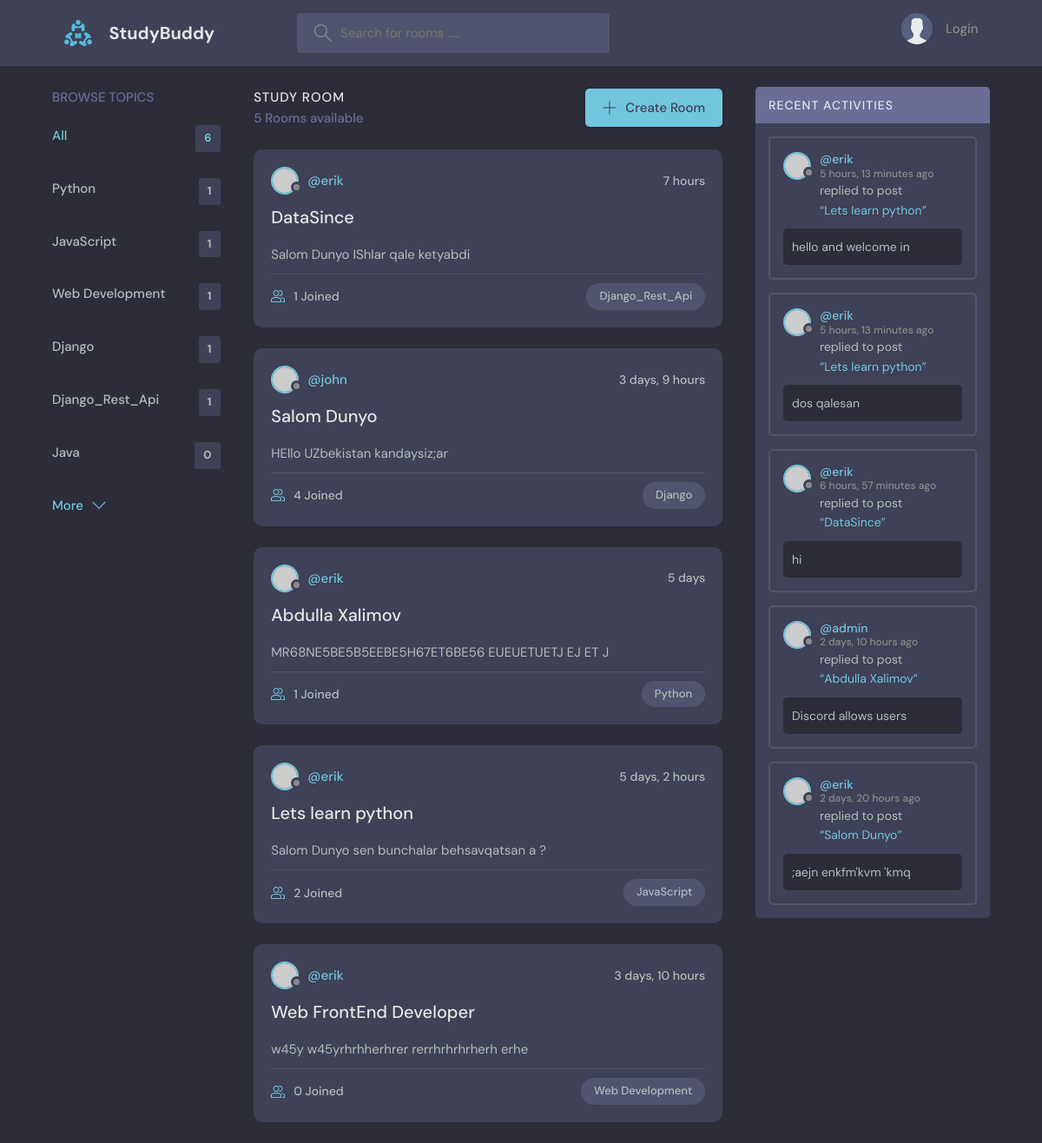
The page / on the database its author committed.
### base/models.py (models this page shows)
class Topic(models.Model):
    name = models.CharField(max_length=200)
    def __str__(self) -> str:
        return self.name

class Room(models.Model):
    host = models.ForeignKey(User, on_delete=models.SET_NULL, null=True)
    topic = models.ForeignKey(Topic, on_delete=models.SET_NULL, null=True)
    participants = models.ManyToManyField(User, related_name='participants', blank=True)
    name = models.CharField(max_length=200)
    description = models.TextField()
    updated = models.DateTimeField(auto_now=True)
    created = models.DateTimeField(auto_now_add=True)
    class Meta:
        ordering = ['-updated', '-created']
    def __str__(self) -> str:
        return self.name

class Message(models.Model):
    user = models.ForeignKey(User, on_delete=models.CASCADE)
    room = models.ForeignKey(Room, on_delete=models.CASCADE)
    body = models.TextField()
    updated = models.DateTimeField(auto_now=True)
    date = models.DateTimeField(auto_now_add=True)
    class Meta:
        ordering = ['-updated', '-date']
    def __str__(self):
        return self.body[0:20]

### base/views.py (the view)
# urls.py: path('', views.home, name='home'),
def home(request):
    q = request.GET.get('q') if request.GET.get('q') != None else ''
    rooms = Room.objects.filter(
        Q(topic__name__icontains=q) |
        Q(name__icontains=q) |
        Q(description__icontains=q)
    )
    topic = Topic.objects.all()
    room_count = rooms.count()
    room_messages = Message.objects.filter(Q(room__topic__name__icontains=q))
    context = {'rooms': rooms, 'topics': topic, 'room_count': room_count, 'room_messages': room_messages,
            }
    return render(request, 'home.html', context)

### base/templates/home.html (shortened to what this page needs)
{% extends 'main.html' %}
{% load static %}
{% block content %}
<main class="layout layout--3">
  <div class="container">
    {% include 'topics_component.html' %}
    <div class="roomList">
      <div class="roomList__header">
        <div>
          <h2>Study Room</h2>
          <p>{{room_count}} Rooms available</p>
        </div>
        <a class="btn btn--main" href="{% url 'create_room' %}">
          <svg
            version="1.1"
            xmlns="http://www.w3.org/2000/svg"
            width="32"
            height="32"
            viewBox="0 0 32 32">
            <title>add</title>
            <path
              d="M16.943 0.943h-1.885v14.115h-14.115v1.885h14.115v14.115h1.885v-14.115h14.115v-1.885h-14.115v-14.115z">
              </path>
          </svg>
          Create Room
        </a>
      </div>
      {% include 'feed_component.html' %}
    </div>
    {% include 'activity_component.html' %}
  </div>
</main>
{% endblock %}

### base/templates/topics_component.html
<div class="topics">
  <div class="topics__header">
    <h2>Browse Topics</h2>
  </div>
  <ul class="topics__list">
    <li>
      <a href="/" class="active">All <span>{{topics.count}}</span></a>
    </li>
    {% for topic in topics %}
    <li>
      <a href="{% url 'home' %}?q={{topic.name}}">{{topic.name}} <span>{{topic.room_set.all.count}} </span> </a>
    </li>
    {% endfor %}
  </ul>
  <a class="btn btn--link" href="topics.html">
    More
    <svg
      version="1.1"
      xmlns="http://www.w3.org/2000/svg"
      width="32"
      height="32"
      viewBox="0 0 32 32"
    >
      <title>chevron-down</title>
      <path d="M16 21l-13-13h-3l16 16 16-16h-3l-13 13z"></path>
    </svg>
  </a>
</div>

### base/templates/feed_component.html (shortened to what this page needs)
    {% for room in rooms %}
    <div class="roomListRoom">
      <div class="roomListRoom__header">
        <a href="{% url 'profile' room.host.id %}" class="roomListRoom__author">
          <div class="avatar avatar--small">
            <img src="https://randomuser.me/api/portraits/women/11.jpg" />
          </div>
          <span>@{{room.host.username}}</span>
        </a>
        <div class="roomListRoom__actions">
          <span>{{room.created|timesince}}</span>
        </div>
      </div>
      <div class="roomListRoom__content">
        <a href="{% url 'room' room.id %}">{{room.name}}</a>
        <p>
          {{room.description}}
        </p>
      </div>
      <div class="roomListRoom__meta">
        <a href="{% url 'room' room.id %}" class="roomListRoom__joined">
          {{ room.participants.all.count }} Joined
        </a>
        <p class="roomListRoom__topic">{{room.topic}}</p>
      </div>
    </div>
    {% endfor %}

### base/templates/activity_component.html (shortened to what this page needs)
<div class="activities">
  <div class="activities__header">
    <h2>Recent Activities</h2>
  </div>
  {% for message in room_messages %}
    <div class="activities__box">
      <div class="activities__boxHeader roomListRoom__header">
        <a href="{% url 'profile' message.user.id %}" class="roomListRoom__author">
          <div class="avatar avatar--small">
            <img src="https://randomuser.me/api/portraits/women/11.jpg" />
          </div>
          <p>
            @{{message.user}}
            <span>{{message.date|timesince}} ago</span>
          </p>
        </a>
      </div>
      <div class="activities__boxContent">
        <p>
          replied to post
          <a href="room.html">“{{message.room}}”
          </a>
        </p>
        <div class="activities__boxRoomContent">
          {{message}}
        </div>
      </div>
    </div>
  {% endfor %}
</div>

### rows shown on the page
Topic: name "Python", room_set.all.count "1"
Topic: name "JavaScript", room_set.all.count "1"
Topic: name "Web Development", room_set.all.count "1"
Topic: name "Django", room_set.all.count "1"
Topic: name "Django_Rest_Api", room_set.all.count "1"
Topic: name "Java", room_set.all.count "0"
Room: host.username "erik", created "7 hours", name "DataSince", description "Salom Dunyo IShlar qale ketyabdi", participants.all.count "1", topic "Django_Rest_Api"
Room: host.username "john", created "3 days, 9 hours", name "Salom Dunyo", description "HEllo UZbekistan kandaysiz;ar", participants.all.count "4", topic "Django"
Room: host.username "erik", created "5 days", name "Abdulla Xalimov", description "MR68NE5BE5B5EEBE5H67ET6BE56 EUEUETUETJ EJ ET J", participants.all.count "1", topic "Python"
Room: host.username "erik", created "5 days, 2 hours", name "Lets learn python", description "Salom Dunyo sen bunchalar behsavqatsan a ?", participants.all.count "2", topic "JavaScript"
Room: host.username "erik", created "3 days, 10 hours", name "Web FrontEnd Developer", description "w45y w45yrhrhherhrer rerrhrhrhrherh erhe", participants.all.count "0", topic "Web Development"
Message: user "erik", date "5 hours, 13 minutes", room "Lets learn python", body "hello and welcome in"
Message: user "erik", date "5 hours, 13 minutes", room "Lets learn python", body "dos qalesan"
Message: user "erik", date "6 hours, 57 minutes", room "DataSince", body "hi"
Message: user "admin", date "2 days, 10 hours", room "Abdulla Xalimov", body "Discord allows users"
Message: user "erik", date "2 days, 20 hours", room "Salom Dunyo", body ";aejn enkfm'kvm 'kmq"

### other values the page prints
{{ topics.count }} "6"
{{ room_count }} "5"
